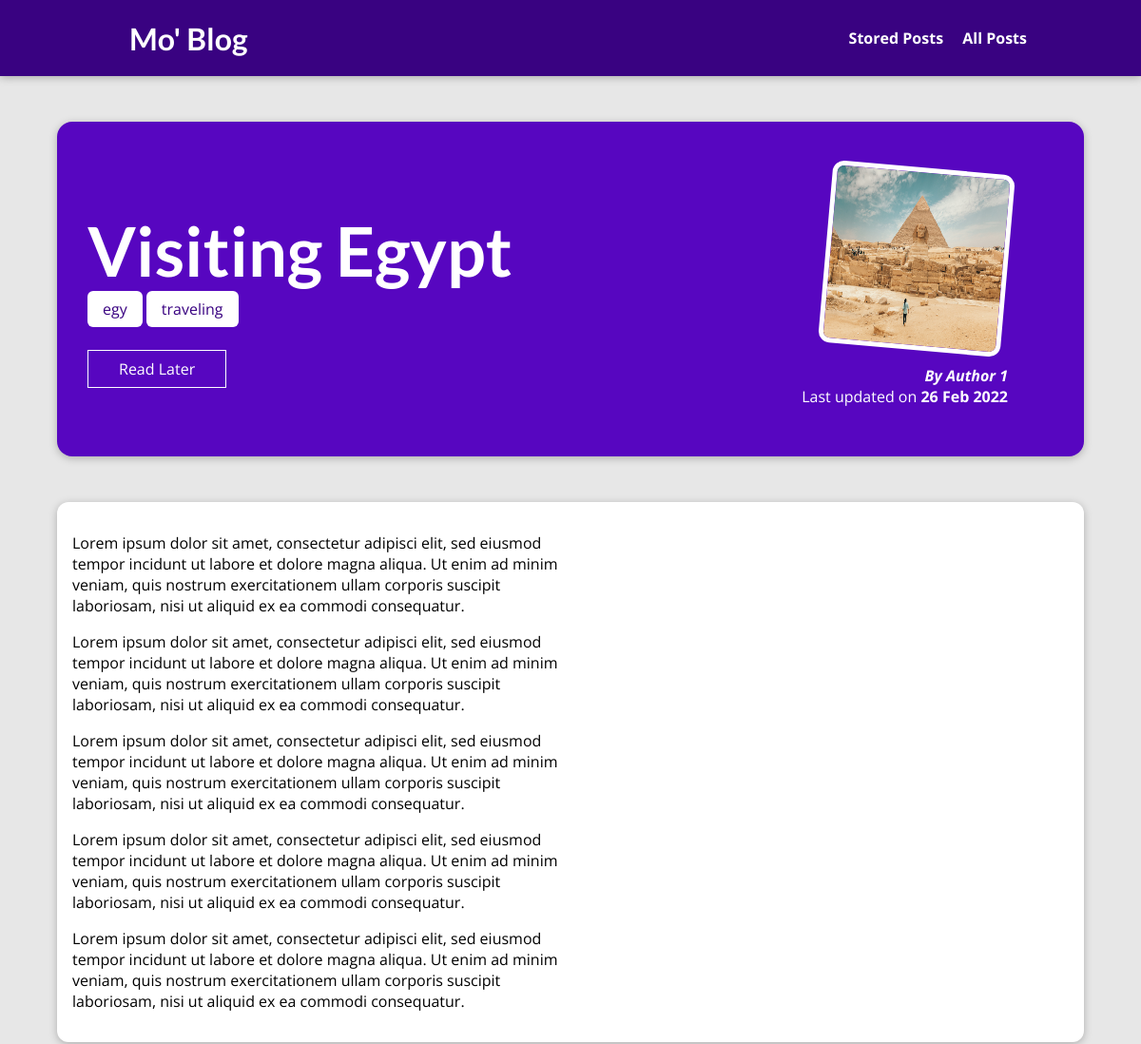
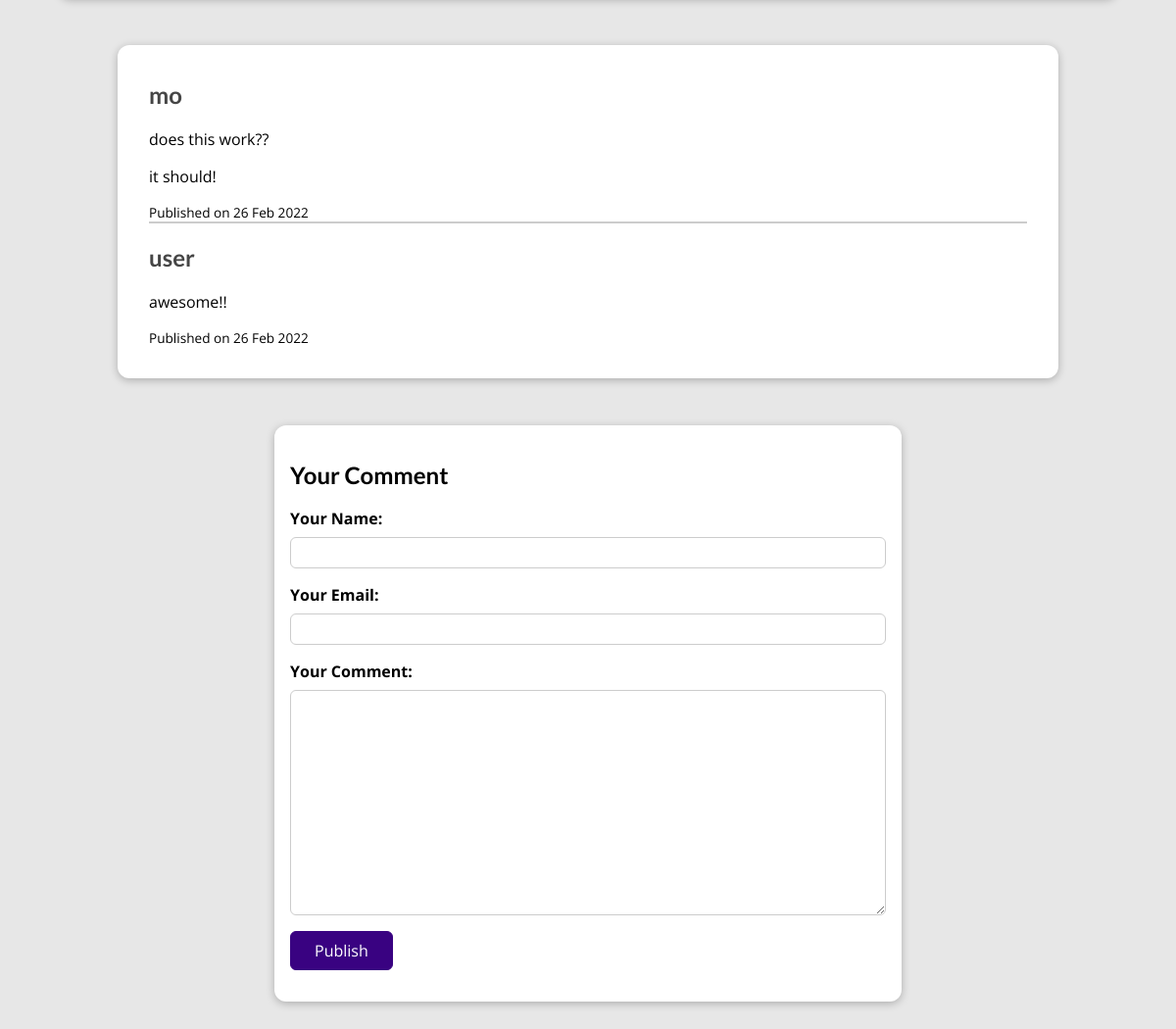
/posts/visiting-egypt, run on the app's committed database (2 pictures, top to bottom).
### blog/models.py (models this page shows, shortened)
class Post (models.Model):
    title = models.CharField(max_length=50)
    excerpt = models.CharField(max_length=200)
    image = models.ImageField(upload_to="posts",null=True)
    date = models.DateField(auto_now=True)
    slug = models.SlugField(unique=True)
    content = models.TextField(validators=[MinLengthValidator(50)])
    author = models.ForeignKey(
        Author, on_delete=models.SET_NULL, null=True,related_name="posts")
    tags=models.ManyToManyField(Tag)

class Tag(models.Model):
    caption=models.CharField(max_length=20)

class Author (models.Model):
    first_name = models.CharField(max_length=50, null=False)
    last_name = models.CharField(max_length=50, null=True)
    full_name = models.CharField(max_length=50, null=False, default="")
    email=models.EmailField()
    def __str__(self):
        if self.last_name is None:
            return f"{self.first_name}"
        else:
            return f"{self.first_name} {self.last_name}"

class Comment(models.Model):
    user_name=models.CharField(max_length=50)
    user_email=models.EmailField()
    text=models.TextField(max_length=200)
    date = models.DateField(auto_now_add=True,null=True)
    post=models.ForeignKey(Post,on_delete=models.CASCADE,related_name="comments")

### blog/views.py (the view, shortened to what this page needs)
# urls.py: path("posts/<slug:slug>", views.SinglePostView.as_view(),
class SinglePostView(View):
    def is_stored_post(self , request,post_id):
        stored_posts = request.session.get("stored_posts")
        if stored_posts is not None :
            is_saved_for_later=post_id in stored_posts
        else:
            is_saved_for_later=False
        return is_saved_for_later
    def get(self, request, slug):
        post = Post.objects.get(slug=slug)
        context = {
            "post": post,
            "post_tags": post.tags.all(),
            "comment_form": CommentForm(),
            "comments": post.comments.all().order_by("-id"),  # or "-date"
            "saved_for_later":self.is_stored_post(request,post.id)
        }
        return render(request, "blog/post-detail.html", context)

### blog/forms.py
class CommentForm(forms.ModelForm):
    class Meta:
         model = Comment
         exclude = ["post"]  # fields=["user_name","user_email"]
         labels={
             "user_name":"Your Name",
             "user_email":"Your Email",
             "text":"Your Comment"
         }

### blog/templates/blog/post-detail.html (shortened to what this page needs)
{% extends "base.html"%}
{% load static %}
{% block css_files%}
<link rel="stylesheet" href="{% static 'blog/post-detail.css'%}"/>
  {% endblock%}
{% block content %}
    <section id="summary">
        <h2>{{post.title}}</h2>
        <div>
            {% for tag in post_tags %}
            <span class="tag">{{tag.caption}}</span>
            {% endfor %}
        </div>
        <form action="{% url 'read-later' %}" method="POST">
            <div id="read-later">
                <button>
                    {% if saved_for_later %}
                    Remove from 'Read later' list
                    {% else%}
                    Read Later
                    {% endif %}
                </button>
            </div>
        </form>
        <article>
            <img src="{{ post.image.url}}" alt="{{post.title}}" />
            <address>By <a href="mailto:{{ post.author.email }}" >{{post.author|title}}</a></address>
            <div>
                Last updated on <time>{{post.date|date:"d M Y"}}</time>
            </div>
        </article>
    </section>
    <main >
        {{post.content|linebreaks}}
    </main>
    <section id="comments">
        <ul>
            {% for comment in comments %}
            <li>
                <h2> {{ comment.user_name}} </h2>
                <p>{{comment.text|linebreaks}}</p>
             <time class="time">Published on {{comment.date|date:"d M Y"}}</time>
            </li>
            {% endfor %}
        </ul>
    </section>
<section id ="comment-form">
    <h2>Your Comment</h2>
    <form action="{% url "post-detail-page" post.slug %}" method="POST">
        {% for form_field in comment_form%}
            <div class="form-control {% if form_field.errors %}invalid{% endif %}" >
                {{form_field.label_tag}}
                {{form_field}}
            </div>
        {% endfor %}
        <button>Publish</button>
    </form>
</section>
 {% endblock%}

### templates/base.html (shortened to what this page needs)
{% load static %}
<html>
  <head>
    <link rel="stylesheet" href="{% static 'app.css' %}"/>
    {% block css_files %}
    {% endblock %}
  </head>
  <body>
        <header id="main-navigation">
          <h1><a href="{% url "starting-page"%}">Mo' Blog </a></h1>
            <nav>
              <a href="{% url "read-later"%}">Stored Posts</a>
              <a href="{% url "posts-page"%}">All Posts</a>
            </nav>
       </header>
    {% block content %}
    {% endblock %}
  </body>
</html>

### static/app.css (style rules this page uses)
* { box-sizing: border-box; }
html { font-family: "Open Sans", "Lato", sans-serif; }
body { margin: 0; }
h1, h2, h3 { font-family: "Lato", sans-serif; font-weight: bold; }
#main-navigation { width: 100%; height: 5rem; display: flex; justify-content: space-between; align-items: center; padding: 0 10%; position: absolute; top: 0; left: 0; }
#main-navigation a { text-decoration: none; color: white; font-weight: bold; margin-left: 1rem; }

### blog/static/blog/post-detail.css (style rules this page uses)
body { background-color: #e7e7e7; }
#main-navigation { background-color: #390281; box-shadow: 0 2px 8px rgba(0, 0, 0, 0.25); }
#summary { margin: 8rem auto 3rem auto; padding: 2rem; width: 90%; max-width: 90rem; border-radius: 16px; background-color: #5706c0; position: relative; box-shadow: 0 2px 8px rgba(0, 0, 0, 0.25); height: 22rem; }
#summary h2 { color: white; font-size: 4.5rem; margin-bottom: 0.5rem; }
#summary article { position: absolute; top: 2rem; right: 3rem; padding: 1rem 2rem; border-radius: 12px; text-align: right; color: white; }
#summary article img { width: 12rem; height: 12rem; border-radius: 12px; transform: rotateZ(5deg); border: 5px solid white; margin-bottom: 1rem; }
#summary address { font-weight: bold; }
#summary a { color: white; text-decoration: none; }
#summary time { font-weight: bold; }
#read-later { margin: 2rem 0; }
#read-later button { background-color: transparent; border: 1px solid white; padding: 0.5rem 2rem; font: inherit; color: white; cursor: pointer; }
main { width: 90%; max-width: 90rem; margin: 3rem auto; background-color: white; padding: 1rem; border-radius: 12px; box-shadow: 0 2px 8px rgba(0, 0, 0, 0.25); }
.tag { background-color: white; color: #390281; padding: 0.5rem 1rem; border-radius: 6px; }
#comment-form { margin: 3rem auto; width: 90%; max-width: 40rem; border-radius: 12px; background-color: white; box-shadow: 0 2px 8px rgba(0, 0, 0, 0.25); padding: 1rem; }
#comment-form button { font: inherit; background-color: #390281; color: white; border: 1px solid #390281; padding: 0.5rem 1.5rem; border-radius: 6px; cursor: pointer; }
.form-control { margin-bottom: 1rem; }
.form-control label { font-weight: bold; margin-bottom: 0.5rem; display: block; }
.form-control input, .form-control textarea { display: block; width: 100%; font: inherit; padding: 0.25rem; border-radius: 6px; border: 1px solid #ccc; }
#comments { margin: 3rem auto; width: 90%; max-width: 60rem; border-radius: 12px; background-color: white; box-shadow: 0 2px 8px rgba(0, 0, 0, 0.25); padding: 1rem 2rem; }
#comments ul { list-style: none; margin: 0; padding: 0; }
#comments li { margin-bottom: 1rem; border-bottom: 2px solid #ccc; }
#comments li:last-of-type { border-bottom: none; }
#comments h2 { color: #464646; }
.time { font-size: .85rem; }

### data on the page
Post: title "Visiting Egypt", image (picture), author "Author 1", date "26 Feb 2022", content "Lorem ipsum dolor sit amet, consectetur adipisci elit, sed eiusmod tempor incidunt ut labore et dolore magna aliqua. Ut enim ad minim veniam, quis nostrum exercitationem ullam corporis suscipit laboriosam, nisi ut aliquid ex ea commodi consequatur. Lorem ipsum dolor sit amet, consectetur adipisci elit, sed eiusmod tempor incidunt ut labore et dolore magna aliqua. Ut enim ad minim veniam, quis nostrum exercitationem ullam corporis suscipit laboriosam, nisi ut aliquid ex ea commodi consequatur. Lorem ipsum dolor sit amet, consectetur adipisci elit, sed eiusmod tempor incidunt ut labore et dolore magna aliqua. Ut enim ad minim veniam, quis nostrum exercitationem ullam corporis suscipit…"
Tag: caption "egy"
Tag: caption "traveling"
Comment: user_name "mo", text "does this work?? it should!", date "26 Feb 2022"
Comment: user_name "user", text "awesome!!", date "26 Feb 2022"
